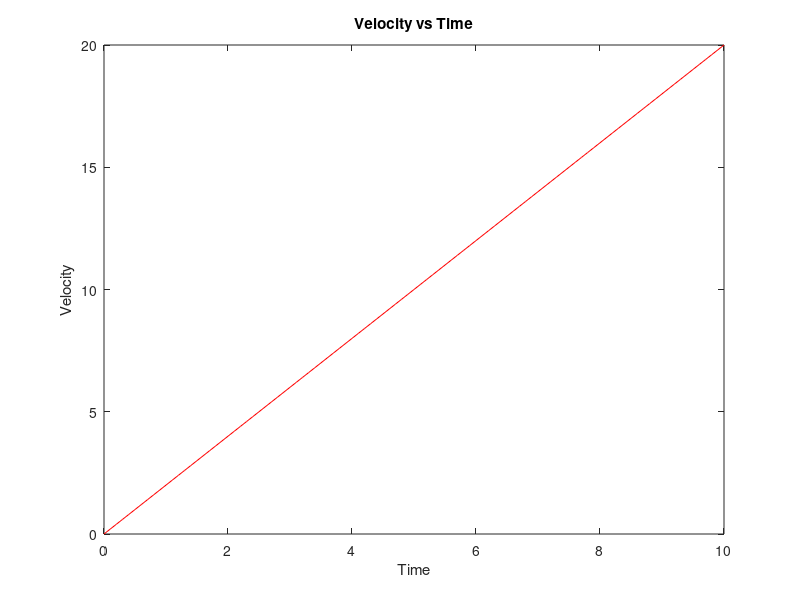

Source code (MATLAB):
%the variables included are (initial) velocity, constant acceleration and time (v = u + at)

u = 0; %metres per second
a = 2; %metres per second^2

t = linspace(0,10,101); %seconds
v = u + a*t; %metres per second

plot(t,v,"r") %plots the graph, in red
title("Velocity vs Time"); %adds a title to the graph
xlabel("Time"); %labels the horizontal axis with "Time"
ylabel("Velocity"); % labels the vertical axis with "Velocity"
tmin = 0; % defines the minimum time
tmax = max(t); % defines the maximum time, using the greatest value in t
vmin = 0; % defines the minimum velocity
vmax = max(v); % defines the maximum velocity, using the greatest value in v
axis([tmin tmax vmin vmax]) % defines the horizontal and vertical axes using the above 4 variables